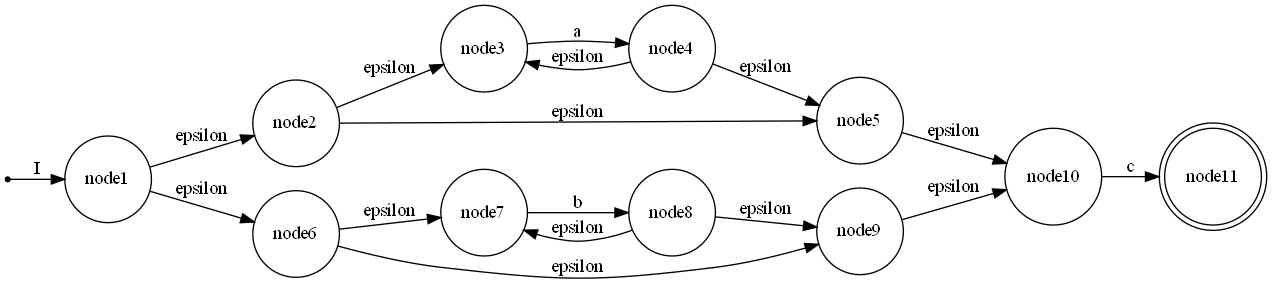

Here is the Python script that generated this plot:
import sys
import os
from pythonds.basic.stack import Stack
from Transition import Transition


class Thompson(object):
    #Clase para automatas finitos no deterministas
    #Operadores
	op = ["(","*","+","|",".",")"]

	def __init__(self, initialState,finalState,transitions):
        #estado inicial
		self.initialState = initialState 
        #estado final
		self.finalState = finalState 
        #lista de transiciones
		self.transitions = transitions 
	
    #Regresa el estado final
	def count_transition(self):
		return self.finalState
    #Imprime cada transicion con la sintaxis para grapghviz
	def printTransitions(self):
		f= open("Thompson.gv","w+")
		f.write("digraph AFN{\n")
		f.write("rankdir=LR; \n node[shape = circle];\n")
		f.write("nodeI [shape=point];\n")
		for i in range(self.finalState):
			f.write("node"+str(i+1)+" [name=\""+str(i+1)+"\"];\n")
			if (i+1) == self.finalState:
				f.write("node"+str(i+1)+" [name=\""+str(i+1)+"\" shape = \"doublecircle\"];\n")
			i+=1
		f.write("nodeI -> node1 [label = \"I\"];\n")
		for t in self.transitions:
			f.write(str(t) + "\n")
		f.write("}\n")

	
	#Concatenacion de dos automatas
	def concatenate(self,s):
        #Numero de transiciones en el automata
		number_of_transitions = self.count_transition() 
        #inicializa nueva lista de transiciones
		new_transitions = []
		for t in self.transitions:
            #inserta transiciones de r a nueva lista de transiciones
			new_transitions.append(t)
		for t in s.transitions:
            #a cada estado de s le suma la cantidad de estados en r menos el estado final de r que se fusiona con el estado
			t.nodeFrom += number_of_transitions -1
			t.nodeTo += number_of_transitions -1
            #agrega a nueva lista de transiciones
			new_transitions.append(t) 
        
		new_Thompson = Thompson(self.initialState,s.finalState+number_of_transitions- 1,new_transitions) 
		return new_Thompson
    #Union de dos automatas
	def union(self,s):
        #iniciliza nueva lista de transiciones
		new_transitions = [] 
        #contamos cuantos estados tiene el automata r
		number_of_transitions = self.count_transition() 
        #le agregamos dos estados nuevos
		finalState = s.finalState + number_of_transitions + 2  
		for t in self.transitions:
            #A cada transicion se le suma 1 en from y al to del automata r
			t.nodeFrom += 1
			t.nodeTo += 1
			new_transitions.append(t)
		for t in s.transitions:
            #A cada transicion se le suma la cantidad de estados en y mas un inicial nuevo
			t.nodeFrom += number_of_transitions+1
			t.nodeTo += number_of_transitions+1
            #agrega a nuevas transiciones
			new_transitions.append(t) 
        #transicion de estado inicial nuevo a viejo estado inicial de r
		new_transition1 = Transition(1,2,"epsilon") 
		new_transition2 = Transition(1,s.initialState+number_of_transitions+1,"epsilon") 
		#transicion de viejo estado final de r a nuevo estado final 
		new_transition3 = Transition(self.finalState+1,finalState,"epsilon") 
		#transicion de viejo estado final de s a nuevo estado final 
		new_transition4 = Transition(s.finalState+number_of_transitions+1,finalState,"epsilon") 
		#inserta nuevas transiciones
		new_transitions.append(new_transition1)
		new_transitions.append(new_transition2)
		new_transitions.append(new_transition3)
		new_transitions.append(new_transition4)
   		#nuevo automata

		new_Thompson = Thompson(1,finalState,new_transitions)
		return new_Thompson
	#aplica cerradura de kleene a automata
	def kleene(self):
		new_transitions = [] 
		for t in self.transitions:
			# a cada transicion le suma 1 en from y al to
			t.nodeFrom += 1
			t.nodeTo += 1
			new_transitions.append(t) #inserta en la nueva lista de transiciones
		new_transition1 = Transition(1,2,"epsilon") #transicion epsilon desde estado inicial nuevo
		new_transition2 = Transition(1,self.finalState+2,"epsilon") #transicion epsilon de nuevo estado inicial al nuevo estado final
		new_transition3 = Transition(self.finalState+1,self.initialState+1, "epsilon") #transicion epsilon de regreso
		new_transition4 = Transition(self.finalState+1,self.finalState+2,"epsilon") #transicion epsilon al estado final nuevo
		'''inserta nuevas transiciones '''
		new_transitions.append(new_transition1)
		new_transitions.append(new_transition2)
		new_transitions.append(new_transition3)
		new_transitions.append(new_transition4)
		new_Thompson = Thompson(1,self.finalState+2,new_transitions) #nuevo automata
		return new_Thompson

	def positive(self):
		#aplica cerradura positiva a automata
		new_transitions = [] #inicializa nueva lista de transiciones
		for t in self.transitions:
			t.nodeFrom += 1
			t.nodeTo += 1
			new_transitions.append(t) #inserta en la nueva lista de transiciones
		new_transition1 = Transition(1,2,"epsilon") #transicion epsilon desde estado inicial nuevo
		new_transition3 = Transition(self.finalState+1,self.initialState+1, "epsilon") #transicion epsilon de regreso
		new_transition4 = Transition(self.finalState+1,self.finalState+2,"epsilon") #transicion epsilon al estado final nuevo
		new_transitions.append(new_transition1) #inserta nueva transicion
		new_transitions.append(new_transition3) #inserta nueva transicion
		new_transitions.append(new_transition4) #inserta nueva transicion
		new_Thompson = Thompson(1,self.finalState+2,new_transitions) #nuevo automata
		return new_Thompson
